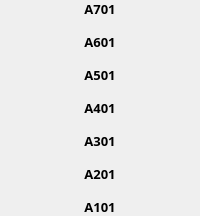
                            <widget class="QFrame" name="frame_52">
                             <property name="font">
                              <font>
                               <family>Mitr SemiBold</family>
                               <pointsize>10</pointsize>
                               <weight>75</weight>
                               <bold>true</bold>
                              </font>
                             </property>
                             <property name="frameShape">
                              <enum>QFrame::NoFrame</enum>
                             </property>
                             <property name="frameShadow">
                              <enum>QFrame::Raised</enum>
                             </property>
                             <layout class="QVBoxLayout" name="verticalLayout_49">
                              <property name="spacing">
                               <number>15</number>
                              </property>
                              <property name="leftMargin">
                               <number>0</number>
                              </property>
                              <property name="topMargin">
                               <number>0</number>
                              </property>
                              <property name="rightMargin">
                               <number>0</number>
                              </property>
                              <property name="bottomMargin">
                               <number>0</number>
                              </property>
                              <item>
                               <widget class="QLabel" name="label_a701">
                                <property name="font">
                                 <font>
                                  <family>Mitr SemiBold</family>
                                  <pointsize>10</pointsize>
                                 </font>
                                </property>
                                <property name="frameShape">
                                 <enum>QFrame::NoFrame</enum>
                                </property>
                                <property name="text">
                                 <string>A701</string>
                                </property>
                                <property name="alignment">
                                 <set>Qt::AlignCenter</set>
                                </property>
                               </widget>
                              </item>
                              <item>
                               <widget class="QLabel" name="label_a601">
                                <property name="font">
                                 <font>
                                  <family>Mitr SemiBold</family>
                                  <pointsize>10</pointsize>
                                 </font>
                                </property>
                                <property name="frameShape">
                                 <enum>QFrame::NoFrame</enum>
                                </property>
                                <property name="text">
                                 <string>A601</string>
                                </property>
                                <property name="alignment">
                                 <set>Qt::AlignCenter</set>
                                </property>
                               </widget>
                              </item>
                              <item>
                               <widget class="QLabel" name="label_a501">
                                <property name="font">
                                 <font>
                                  <family>Mitr SemiBold</family>
                                  <pointsize>10</pointsize>
                                 </font>
                                </property>
                                <property name="frameShape">
                                 <enum>QFrame::NoFrame</enum>
                                </property>
                                <property name="text">
                                 <string>A501</string>
                                </property>
                                <property name="alignment">
                                 <set>Qt::AlignCenter</set>
                                </property>
                               </widget>
                              </item>
                              <item>
                               <widget class="QLabel" name="label_a401">
                                <property name="font">
                                 <font>
                                  <family>Mitr SemiBold</family>
                                  <pointsize>10</pointsize>
                                 </font>
                                </property>
                                <property name="frameShape">
                                 <enum>QFrame::NoFrame</enum>
                                </property>
                                <property name="text">
                                 <string>A401</string>
                                </property>
                                <property name="alignment">
                                 <set>Qt::AlignCenter</set>
                                </property>
                               </widget>
                              </item>
                              <item>
                               <widget class="QLabel" name="label_a301">
                                <property name="font">
                                 <font>
                                  <family>Mitr SemiBold</family>
                                  <pointsize>10</pointsize>
                                 </font>
                                </property>
                                <property name="frameShape">
                                 <enum>QFrame::NoFrame</enum>
                                </property>
                                <property name="text">
                                 <string>A301</string>
                                </property>
                                <property name="alignment">
                                 <set>Qt::AlignCenter</set>
                                </property>
                               </widget>
                              </item>
                              <item>
                               <widget class="QLabel" name="label_a201">
                                <property name="font">
                                 <font>
                                  <family>Mitr SemiBold</family>
                                  <pointsize>10</pointsize>
                                  <weight>75</weight>
                                  <bold>true</bold>
                                 </font>
                                </property>
                                <property name="frameShape">
                                 <enum>QFrame::NoFrame</enum>
                                </property>
                                <property name="text">
                                 <string>A201</string>
                                </property>
                                <property name="alignment">
                                 <set>Qt::AlignCenter</set>
                                </property>
                               </widget>
                              </item>
                              <item>
                               <widget class="QLabel" name="label_a101">
                                <property name="font">
                                 <font>
                                  <family>Mitr SemiBold</family>
                                  <pointsize>10</pointsize>
                                  <weight>75</weight>
                                  <bold>true</bold>
                                 </font>
                                </property>
                                <property name="text">
                                 <string>A101</string>
                                </property>
                                <property name="alignment">
                                 <set>Qt::AlignCenter</set>
                                </property>
                               </widget>
                              </item>
                             </layout>
                            </widget>
